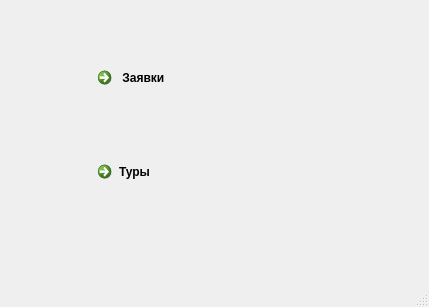
<?xml version="1.0" encoding="UTF-8"?>
<ui version="4.0">
 <class>MainWindow2</class>
 <widget class="QMainWindow" name="MainWindow2">
  <property name="geometry">
   <rect>
    <x>0</x>
    <y>0</y>
    <width>429</width>
    <height>307</height>
   </rect>
  </property>
  <property name="windowTitle">
   <string>MainWindow</string>
  </property>
  <widget class="QWidget" name="centralwidget">
   <widget class="QWidget" name="layoutWidget">
    <property name="geometry">
     <rect>
      <x>90</x>
      <y>60</y>
      <width>241</width>
      <height>181</height>
     </rect>
    </property>
    <layout class="QVBoxLayout" name="verticalLayout">
     <item>
      <widget class="QCommandLinkButton" name="commandLinkButton">
       <property name="text">
        <string> Заявки</string>
       </property>
      </widget>
     </item>
     <item>
      <widget class="QCommandLinkButton" name="commandLinkButton_2">
       <property name="text">
        <string>Туры</string>
       </property>
      </widget>
     </item>
    </layout>
   </widget>
  </widget>
  <widget class="QMenuBar" name="menubar">
   <property name="geometry">
    <rect>
     <x>0</x>
     <y>0</y>
     <width>429</width>
     <height>26</height>
    </rect>
   </property>
  </widget>
  <widget class="QStatusBar" name="statusbar"/>
 </widget>
 <resources/>
 <connections/>
</ui>
